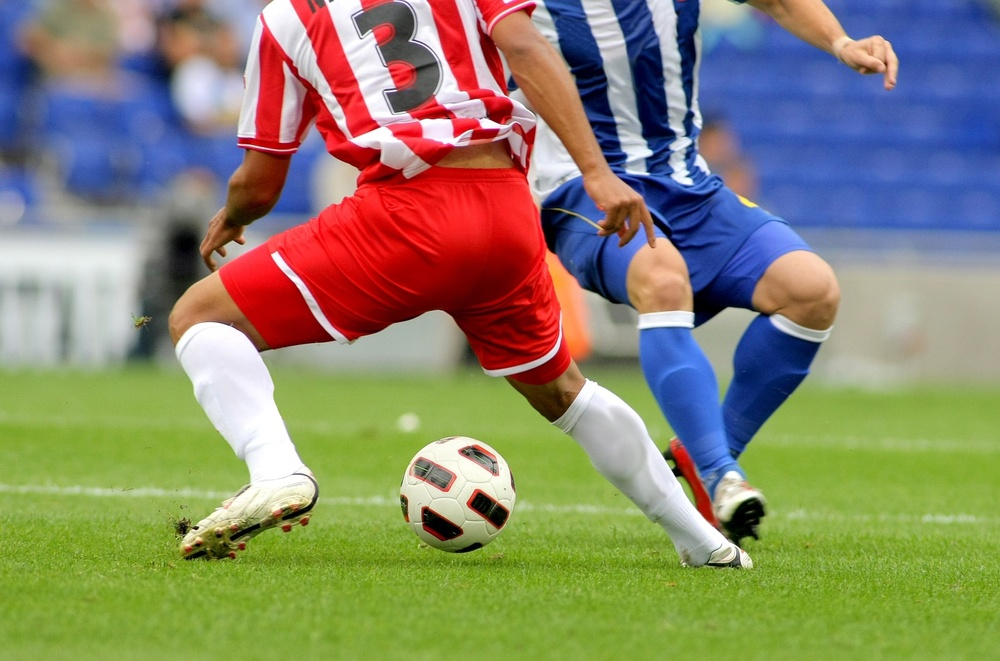
#> input picture Chap04/soccer.jpg, 1000 x 661 px, shrunk from 1434 x 948 before the run
$ python Ex8.py
#> lines starting #> are read from the running program, lines starting #| are printed output that depends on the picture
import cv2 as cv

img=cv.imread('soccer.jpg')	# 영상 읽기
#> img is the input picture: shape (661, 1000, 3); mean B, G, R 107.3, 133.3, 136.8

gray=cv.cvtColor(img,cv.COLOR_BGR2GRAY)
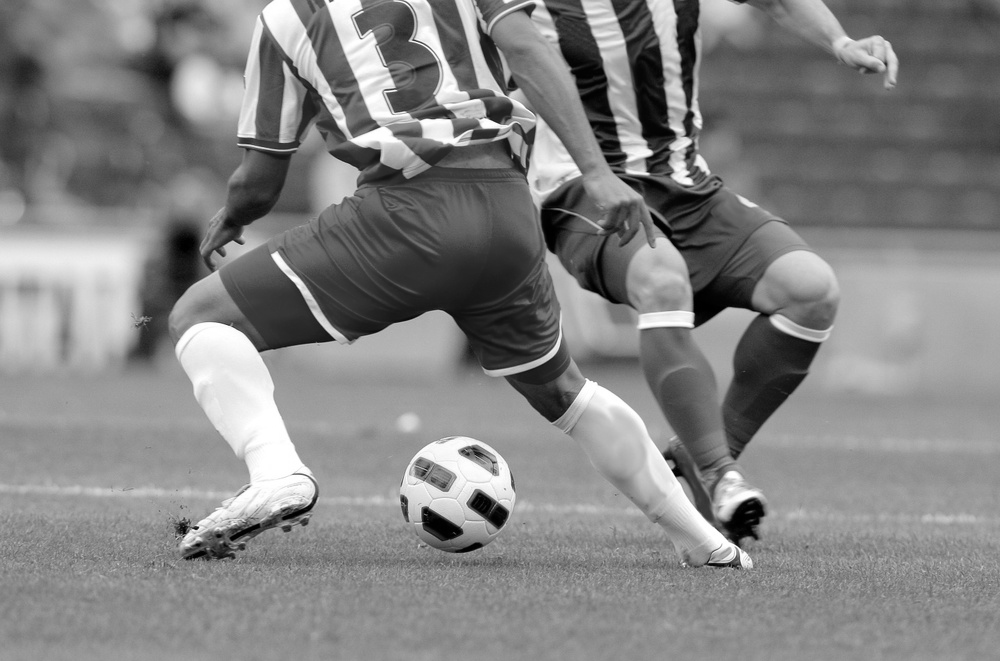
#> gray: shape (661, 1000); min 0, max 255, mean 131.4

canny1=cv.Canny(gray, 50, 100, apertureSize = 3, L2gradient = False)
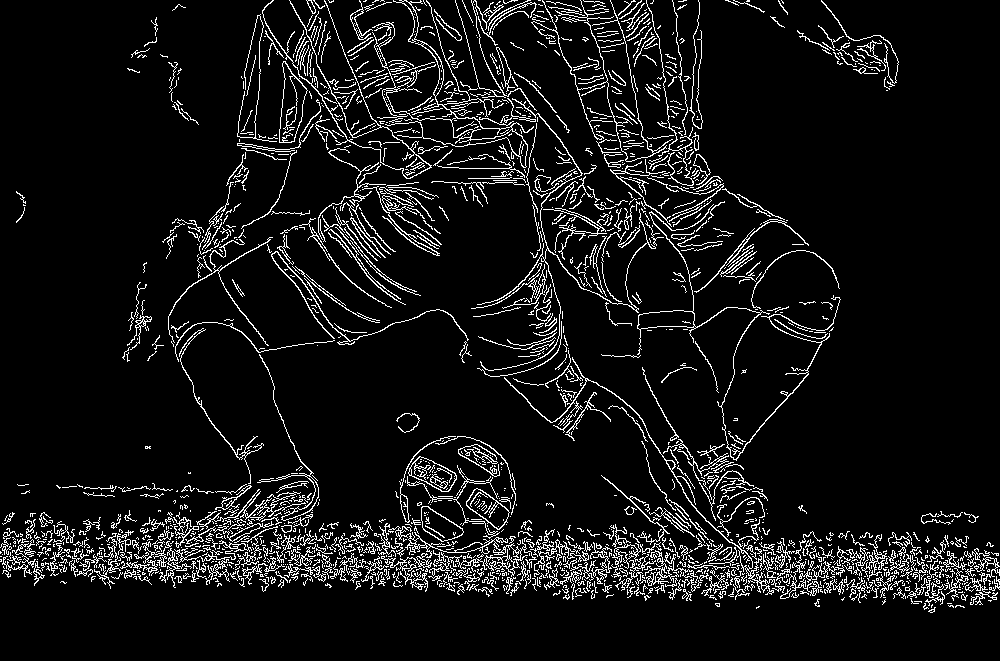
#> canny1: shape (661, 1000); 8% white in thin lines or dots
canny2=cv.Canny(gray, 50, 200, apertureSize = 3, L2gradient = False)
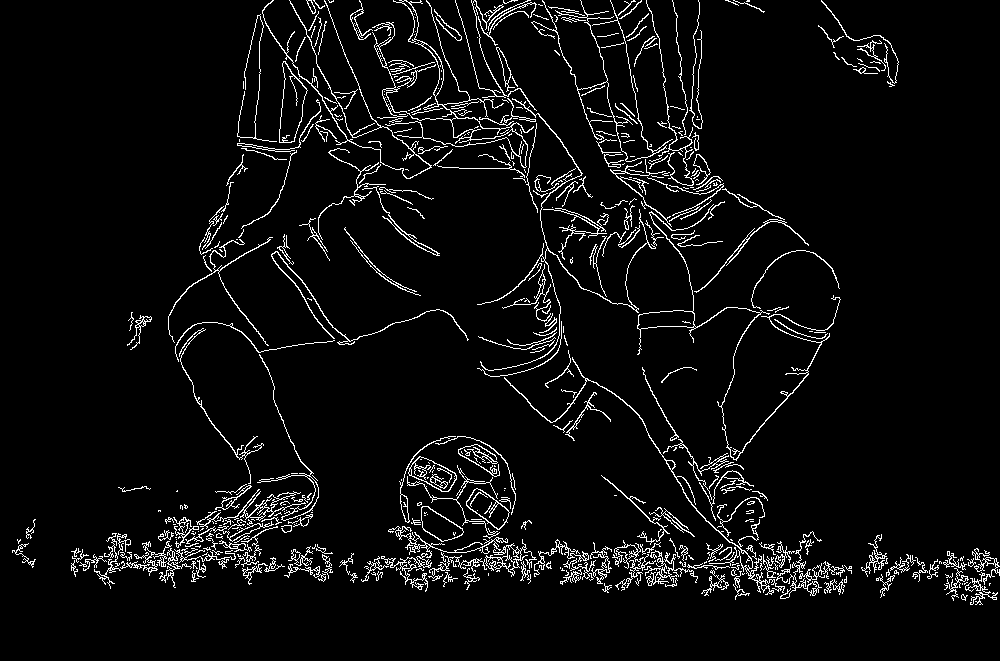
#> canny2: shape (661, 1000); 5.1% white in thin lines or dots

cv.imshow('Original',gray)
cv.imshow('Canny1',canny1)
cv.imshow('Canny2',canny2)

cv.waitKey()
cv.destroyAllWindows()

# image : 입력 영상이다.
# edges : 출력 매개변수로 Canny 알고리즘에 의해 검출된 edge를 저장한다.
# threshold1: 이진화를 위한 첫 번째 임계값이다. 이 값보다 큰 Gradient 값 중, 이웃한 픽셀과 차이가 threshold2보다 큰 픽셀을 Edge로 인식한다.
# threshold2: 이진화를 위한 두 번째 임계값이다. 이 값보다 작은 Gradient 값 중, 이웃한 픽셀과 차이가 threshold1보다 큰 픽셀을 Edge로 인식한다.
# apertureSize: edge 검출을 위한 Sobel 커널의 크기이다. 기본값은 3이다.
# L2gradient: Sobel 커널의 크기를 이용하여 Gradient 크기를 계산할 때, L1 노름 또는 L2 노름을 사용할 지 여부를 결정한다. 본값은 False이며, True로 설정하면 L2 노름을 사용한다.

# threshold1의 값을 높일수록 엣지로 인식되기 위한 경계값이 높아져서 더 강한 엣지만 검출하게된다.
# 따라서, threshold1의 값을 높일수록 노이즈가 줄어들고 더 정확한 엣지를 검출할 수 있다.

# threshold2의 값을 높일수록 엣지 검출 결과가 더욱 강력해진다.

# apertureSize의 값을 높일수록 엣지 감지를 위한 Sobel 커널의 크기가 커지게 된다.
# 따라서, 더 넓은 영역을 고려하여 엣지를 검출하게된다.

# L2gradient의 값이 False 일 때는 일반적인 이미지 경계 검출이지만
# L2gradient의 값이 True 일 때는 더욱 부드러운 경계를 검출한다.
